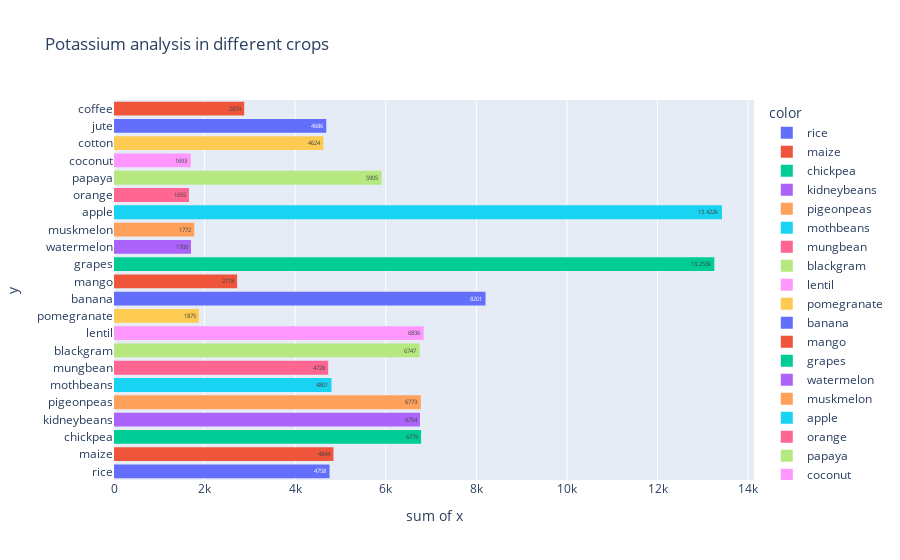

Write notebook code for a chart like this one.
### Code cell
# u can see the potassium and phosporous have best relation
px.histogram( x=df2['P'] ,y=df2['label'], color=df2['label']  ,
             text_auto=True,title='Potassium analysis in different crops')
